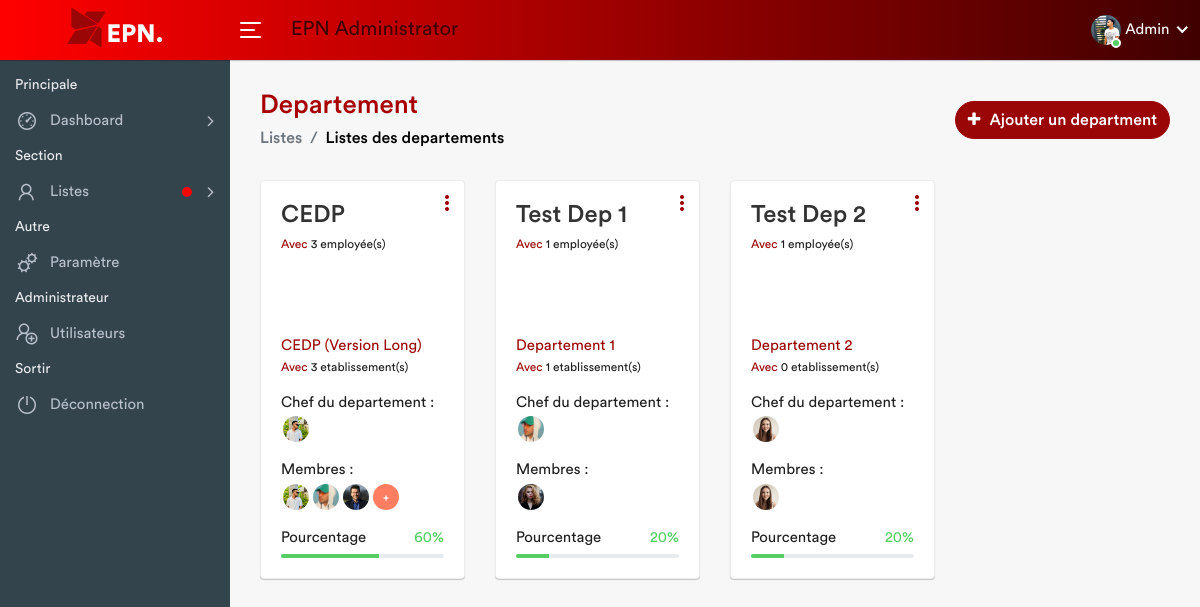
Page /liste/departement/departement.php (signed in) on the committed database.
### tables this page shows
CREATE TABLE `utilisateur` (
  `id_ut` int(11) NOT NULL,
  `nom_ut` varchar(100) NOT NULL,
  `prenom_ut` varchar(80) NOT NULL,
  `image_ut` varchar(80) NOT NULL,
  `role_ut` varchar(10) NOT NULL,
  `departement_ut` varchar(20) NOT NULL,
  `username_ut` varchar(200) NOT NULL,
  `email_ut` varchar(100) NOT NULL,
  `password_ut` varchar(200) NOT NULL
);

CREATE TABLE `employee` (
  `id_employee` int(50) NOT NULL,
  `matricule` int(50) NOT NULL,
  `nom` char(100) DEFAULT NULL,
  `prenom` char(80) DEFAULT NULL,
  `date_naissance` date DEFAULT NULL,
  `id_statut` int(50) DEFAULT NULL,
  `id_categorie` int(50) DEFAULT NULL,
  `d_contrat` date DEFAULT NULL,
  `id_grade` int(50) DEFAULT NULL,
  `avancement` date DEFAULT NULL,
  `f_contrat` date DEFAULT NULL,
  `d_retraite` date DEFAULT NULL,
  `id_departement` int(50) DEFAULT NULL,
  `id_etablissement` int(50) DEFAULT NULL,
  `image` varchar(200) NOT NULL,
  `telephone` varchar(10) NOT NULL,
  `email` varchar(100) NOT NULL,
  `adresse` varchar(200) NOT NULL,
  `genre` varchar(50) NOT NULL
);

CREATE TABLE `departement` (
  `id_departement` int(50) NOT NULL,
  `code_departement` varchar(20) NOT NULL,
  `nom_departement` char(50) DEFAULT NULL,
  `id_chef_departement` int(50) NOT NULL
);

### includes/config.php (called while the page is built, shortened)
<?php
$config = [
    "URL" => "http://localhost/epn/",
    "DB_HOST" => "localhost",
    "DB_NAME" => "epn_bdd",
    "DB_USER" => "root",
    "DB_PASSWORD" => "",
    "ROLES" => ["admin","visiteur"],
];
?>

### liste/departement/departement.php (the view, shortened to what this page needs)
<?php
	include_once('../../includes/config.php');
	include_once('../../includes/functions.php');
?>
<!DOCTYPE html>
<html lang="en">
    <head>
        <link rel="stylesheet" href="../../assets/css/bootstrap.min.css">
        <link rel="stylesheet" href="../../assets/css/font-awesome.min.css">
        <link rel="stylesheet" href="../../assets/css/line-awesome.min.css">
		<link rel="stylesheet" href="../../assets/css/select2.min.css">
		<link rel="stylesheet" href="../../assets/css/bootstrap-datetimepicker.min.css">
        <link rel="stylesheet" href="../../assets/css/style.css">
    </head>
    <body>
        <div class="main-wrapper">
            <?php include_once("../../includes/header.php");?>
            <?php include_once("../../includes/sidebar.php");?>
            <div class="page-wrapper">
                <div class="content container-fluid">
					<div class="page-header">
						<div class="row align-items-center">
							<div class="col">
								<h3 class="page-title">Departement</h3>
								<ul class="breadcrumb">
								<li class="breadcrumb-item">Listes</li>
									<li class="breadcrumb-item active"><a href="">Listes des departements</a></li>
								</ul>
							</div>
							<?php if ($_SESSION["role"] === $config["ROLES"][0]) :?>
								<div class="col-auto float-right ml-auto">
									<a href="#" class="btn add-btn" data-toggle="modal" data-target="#add_department"><i class="fa fa-plus"></i> Ajouter un department</a>
								</div>
							<?php endif ?>
						</div>
					</div>
					<div class="row">
						<?php
										$sql = " 	SELECT  departement.id_departement,
															departement.code_departement,
															departement.nom_departement,
															departement.id_chef_departement,
															employee.matricule,
															employee.nom,
															employee.prenom,
															employee.image
													FROM departement JOIN employee ON departement.id_chef_departement=employee.id_employee ORDER BY code_departement ASC;
												";
										$query = $dbh->prepare($sql);
										$query->execute();
										$results=$query->fetchAll(PDO::FETCH_OBJ);
										if($query->rowCount() > 0)
										{
										foreach($results as $row)
										{
											$id_departement = htmlentities($row->id_departement);
											$code_departement = htmlentities($row->code_departement);
											$nom_departement = htmlentities($row->nom_departement);
											$id_chef_departement = htmlentities($row->id_chef_departement);
											$nom_chef_departement = htmlentities($row->nom);
											$prenom_chef_departement = htmlentities($row->prenom);
											$image_chef_departement = htmlentities($row->image);
											$sql1 = "SELECT id_etablissement FROM etablissement WHERE id_departement='$id_departement'";
											$query1 = $dbh->prepare($sql1);
											$query1->execute();
											$total_par_etablissement=$query1->rowCount();
											$sql2 = "SELECT id_employee FROM employee WHERE id_departement='$id_departement'";
											$query2 = $dbh->prepare($sql2);
											$query2->execute();
											$total_par_departement=$query2->rowCount();
											$sql3 = "SELECT id_employee FROM employee";
											$query3 = $dbh->prepare($sql3);
											$query3->execute();
											$total_employee=$query3->rowCount();
											$p_departement = round(($total_par_departement * 100) / $total_employee);
											if ($total_par_departement <=2 ) {
												$plus = '';
											}
											else{
												$plus = '<a href="list_par_departement.php?code_d='.$code_departement.'" class="all-users dropdown-toggle">+</a>';
											}
									?>
								<div class="col-lg-4 col-sm-6 col-md-4 col-xl-3">
									<div class="card">
										<div class="card-body">
											<?php if ($_SESSION["role"] === $config["ROLES"][0] || $code_departement === $_SESSION["departement"]) :?>
												<div class="dropdown dropdown-action profile-action">
													<a href="#" class="action-icon dropdown-toggle" data-toggle="dropdown" aria-expanded="false"><i class="material-icons">more_vert</i></a>
												</div>
											<?php endif ?>
											<h3 class="project-title">
												<?php if ($_SESSION["role"] === $config["ROLES"][0]) :?>
													<a href="list_par_departement.php?code_d=<?php echo $code_departement ?>">
												<?php endif ?>
													<?php echo $code_departement ?>
												<?php if ($_SESSION["role"] === $config["ROLES"][0]) :?>
													</a>
												<?php endif ?>
											</h3>
											<small class="block text-ellipsis m-b-15">
												<span class="text-muted">Avec </span> <span class="text-xs"><?php echo $total_par_departement; ?> employée(s)</span>
											</small><br><br><br>
											<p>
												<span class="text-muted"><?php echo $nom_departement ?></span>
												<small class="block text-ellipsis m-b-15">
													<span class="text-muted">Avec </span> <span class="text-xs"><?php echo $total_par_etablissement; ?> etablissement(s)</span>
												</small>
											</p>
											<div class="project-members m-b-15">
												<div>Chef du departement :</div>
												<ul class="team-members">
													<li>
														<a href="/epn/profile.php?id=<?php echo $id_chef_departement; ?>" data-toggle="tooltip" title="<?php echo $nom_chef_departement.' '.$prenom_chef_departement; ?>"><img alt="" src="/epn/assets/img/employee/<?php echo $image_chef_departement; ?>"></a>
													</li>
												</ul>
											</div>
											<div class="project-members m-b-15">
												<div>Membres :</div>
												<ul class="team-members">
													<?php
														$sql4 = "SELECT * FROM employee
																WHERE id_departement = '$id_departement' limit 3 ";
														$query4 = $dbh->prepare($sql4);
														$query4->execute();
														$results=$query4->fetchAll(PDO::FETCH_OBJ);
														if($results){
															foreach($results as $row)
															{
																$avatar_id_employee = htmlentities($row->id_employee);
																$avatar_nom = htmlentities($row->nom);
																$avatar_prenom = htmlentities($row->prenom);
																$avatar_image = htmlentities($row->image);
													?>
													<li>
														<a href="/epn/profile.php?id=<?php echo $avatar_id_employee; ?>" data-toggle="tooltip" title="<?php echo $avatar_nom.' '.$avatar_prenom; ?>"><img alt="" src="/epn/assets/img/employee/<?php echo $avatar_image; ?>"></a>
													</li>
													<?php
															}
														}
														else{echo "Pas de membre";}
													?>
													<li class="dropdown avatar-dropdown">
														<?php echo $plus; ?>
													</li>
												</ul>
											</div>
											<p class="m-b-5">Pourcentage <span class="text-success float-right"><?php echo $p_departement; ?>%</span></p>
											<div class="progress progress-xs mb-0">
												<div class="progress-bar bg-success" role="progressbar" data-toggle="tooltip" title="<?php echo $p_departement; ?>%" style="width: <?php echo $p_departement; ?>%"></div>
											</div>
										</div>
									</div>
								</div>
						<?php
    }
    } ?>
					</div>
                </div>
            </div>
        </div>
    </body>
</html>

### includes/header.php (shortened to what this page needs)
<?php
	$user_ut = $_SESSION['userlogin'];
	$sql_user = "SELECT * from utilisateur WHERE username_ut='$user_ut'";
	$query_user = $dbh->prepare($sql_user);
	$query_user->execute();
	$r_user = $query_user->fetch(PDO::FETCH_ASSOC);
?>
<div class="header">
	<div class="header-left">
		<a href="/epn/index.php" class="logo">
			<i class="fa fa-modx"></i>EPN.
		</a>
	</div>
	<a id="toggle_btn" href="javascript:void(0);">
		<span class="bar-icon">
			<span></span>
			<span></span>
			<span></span>
		</span>
	</a>
	<div class="page-title-box">
		<h3>EPN Administrator</h3>
	</div>
	<ul class="nav user-menu">
		<li class="nav-item dropdown has-arrow main-drop">
			<a href="#" class="dropdown-toggle nav-link" data-toggle="dropdown">
				<span class="user-img"><img src="/epn/assets/img/utilisateur/<?php echo $r_user['image_ut']; ?>">
				<span class="status online"></span></span>
				<span><?php echo ucfirst($user_ut); ?></span>
			</a>
		</li>
	</ul>
</div>

### rows in the picture
utilisateur: image_ut (picture)
employee: id_departement.code_departement "CEDP", total_par_departement "3", id_departement.nom_departement "CEDP (Version Long)", total_par_etablissement "3", image (picture), p_departement "60"
employee: image (picture), departement.code_departement "Test Dep 1", total_par_departement "1", departement.nom_departement "Departement 1", total_par_etablissement "1", p_departement "20"
employee: image (picture)
employee: image (picture)
employee: id_departement.code_departement "Test Dep 2", total_par_departement "1", id_departement.nom_departement "Departement 2", total_par_etablissement "0", image (picture), p_departement "20"

### other values in the picture
$user_ut "Admin"
